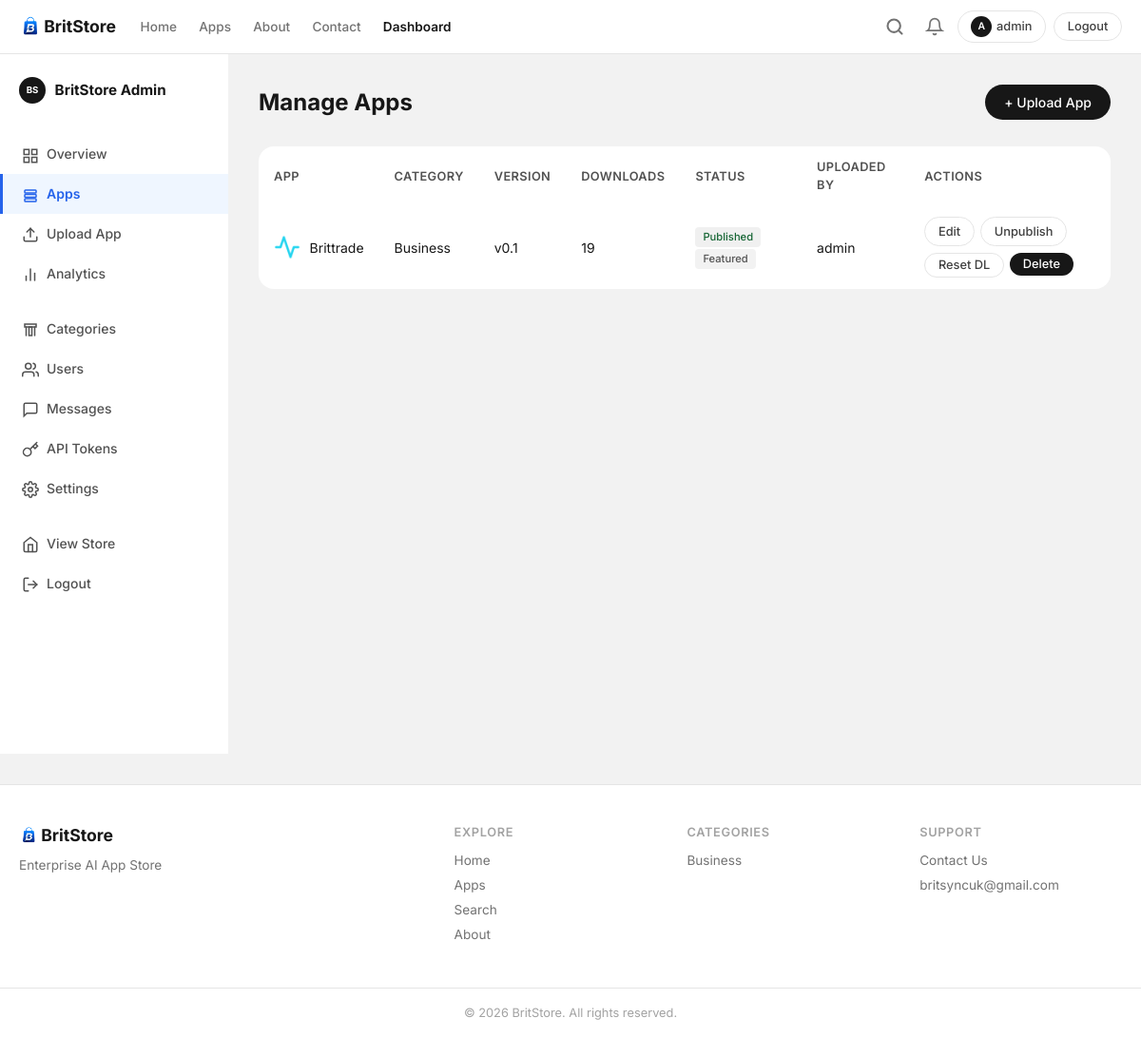
Before: /dashboard/apps/ (signed in) with the older database file.
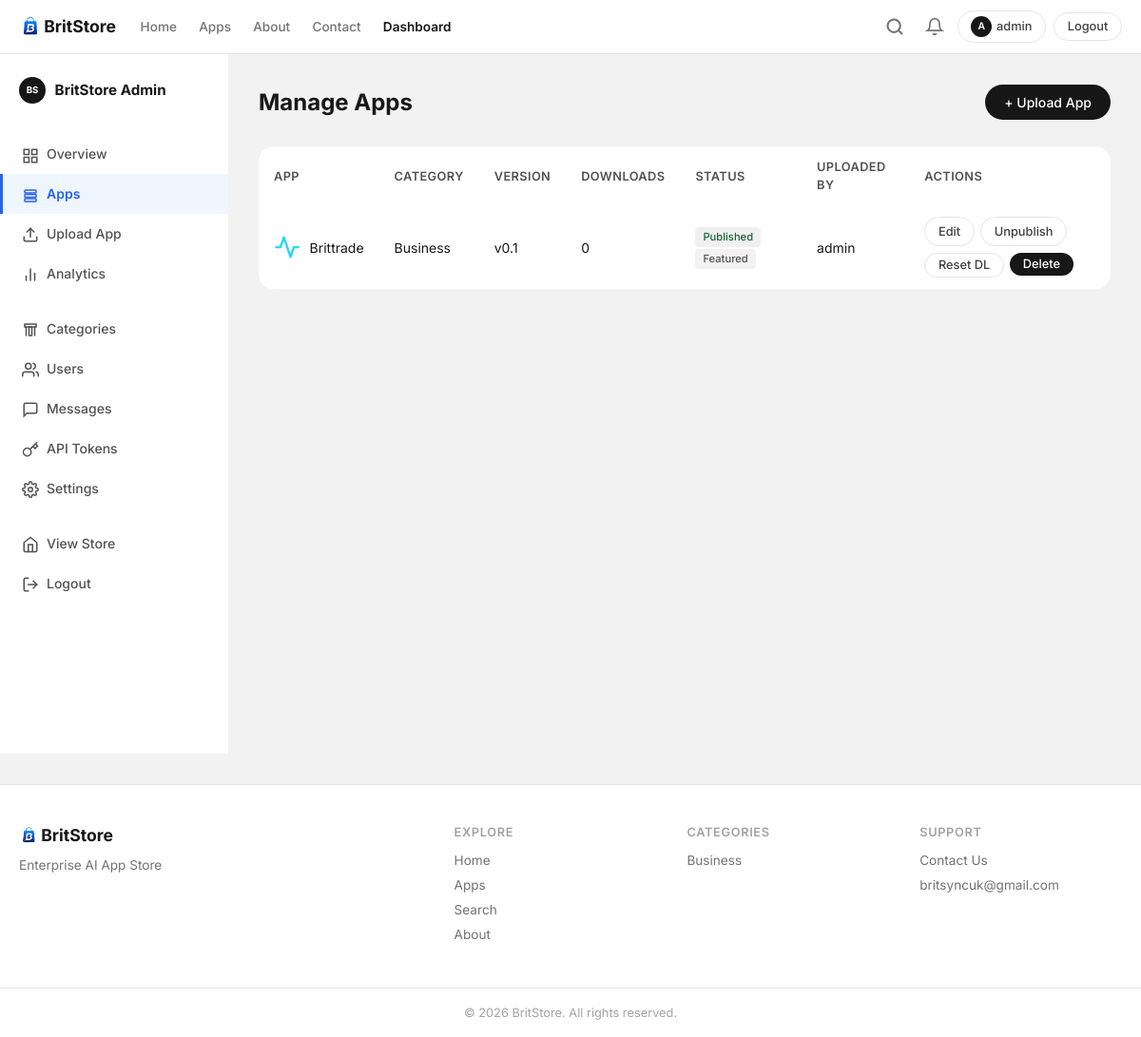
After: the same page with the newer database file.
### store/models.py (models this page shows, shortened)
class App(models.Model):
    AGE_ALL = 'all'
    AGE_12 = '12+'
    AGE_16 = '16+'
    AGE_18 = '18+'
    AGE_CHOICES = [
        (AGE_ALL, 'All Ages'),
        (AGE_12, '12+'),
        (AGE_16, '16+'),
        (AGE_18, '18+'),
    ]
    PRICE_FREE = 'free'
    PRICE_PAID = 'paid'
    PRICE_CHOICES = [
        (PRICE_FREE, 'Free'),
        (PRICE_PAID, 'Paid'),
    ]
    CURRENCY_CHOICES = [
        ('USD', 'USD — US Dollar'),
        ('PKR', 'PKR — Pakistani Rupee'),
        ('EUR', 'EUR — Euro'),
        ('GBP', 'GBP — British Pound'),
        ('INR', 'INR — Indian Rupee'),
        ('AED', 'AED — UAE Dirham'),
        ('SAR', 'SAR — Saudi Riyal'),
    ]
    name = models.CharField(max_length=200)
    slug = models.SlugField(max_length=220, unique=True, blank=True)
    short_description = models.CharField(max_length=300, blank=True, default='')
    full_description = models.TextField(blank=True, default='')
    category = models.ForeignKey(Category, on_delete=models.PROTECT, related_name='apps', null=True, blank=True)
    version = models.CharField(max_length=50)
    package_name = models.CharField(max_length=200, unique=True, db_index=True)
    apk_file = models.FileField(upload_to=app_apk_path, blank=True, default='')
    icon = models.ImageField(upload_to=app_icon_path, blank=True, default='')
    file_size = models.PositiveBigIntegerField(default=0, help_text='Size in bytes')
    android_version = models.CharField(max_length=50, default='Android 8+')
    release_notes = models.TextField(blank=True)
    download_count = models.PositiveIntegerField(default=0)
    featured = models.BooleanField(default=False)
    published = models.BooleanField(default=False)
    uploaded_by = models.ForeignKey(
        User, on_delete=models.SET_NULL, null=True, blank=True, related_name='uploaded_apps',
    )
    age_rating = models.CharField(max_length=4, choices=AGE_CHOICES, default=AGE_ALL)
    price_type = models.CharField(max_length=4, choices=PRICE_CHOICES, default=PRICE_FREE)
    price = models.DecimalField(max_digits=8, decimal_places=2, null=True, blank=True, help_text='Price (only for paid apps)')
    currency = models.CharField(max_length=10, choices=CURRENCY_CHOICES, default='USD', help_text='Currency for paid apps')
    created_at = models.DateTimeField(auto_now_add=True)
    updated_at = models.DateTimeField(auto_now=True)
    class Meta:
        ordering = ['-created_at']

class Category(models.Model):
    name = models.CharField(max_length=100, unique=True)
    slug = models.SlugField(max_length=120, unique=True, blank=True)
    description = models.TextField(blank=True)
    icon = models.ImageField(upload_to='category_icons/', blank=True)
    icon_emoji = models.CharField(max_length=10, blank=True, help_text='Fallback emoji if no icon image')
    created_at = models.DateTimeField(auto_now_add=True)
    class Meta:
        verbose_name_plural = 'Categories'
        ordering = ['name']

class User(AbstractUser):
    ROLE_SUPER_ADMIN = 'super_admin'
    ROLE_APP_MANAGER = 'app_manager'
    ROLE_NORMAL_USER = 'normal_user'
    ROLE_CHOICES = [
        (ROLE_SUPER_ADMIN, 'Super Admin'),
        (ROLE_APP_MANAGER, 'App Manager'),
        (ROLE_NORMAL_USER, 'Normal User'),
    ]
    role = models.CharField(max_length=20, choices=ROLE_CHOICES, default=ROLE_NORMAL_USER)
    is_fingerprint_user = models.BooleanField(default=False)
    has_upgraded = models.BooleanField(default=False)
    class Meta:
        ordering = ['username']
    @property
    def is_super_admin(self):
        return self.role == self.ROLE_SUPER_ADMIN or self.is_superuser
    @property
    def can_access_dashboard(self):
        return self.is_super_admin or self.is_app_manager or self.is_staff
    @property
    def avatar_letter(self):
        return self.username[0].upper() if self.username else '?'

### store/views.py (the view)
# urls.py: path('dashboard/apps/', views.dashboard_apps, name='dashboard_apps'),
@dashboard_required
def dashboard_apps(request):
    apps = App.objects.select_related('category', 'uploaded_by')
    return render(request, 'dashboard/apps_list.html', {'apps': apps})

### store/context_processors.py (called while the page is built)
def site_context(request):
    settings_obj = WebsiteSettings.get_solo()
    from store.models import Category, Notification
    nav_categories = Category.objects.annotate(
        published_count=Count('apps', filter=Q(apps__published=True)),
    ).filter(published_count__gt=0)[:8]
    notifications = []
    unread_notifications = 0
    if request.user.is_authenticated and request.user.is_super_admin:
        notifications = Notification.objects.all()[:10]
        unread_notifications = Notification.objects.filter(is_read=False).count()
    return {
        'site_settings': settings_obj,
        'nav_categories': nav_categories,
        'notifications': notifications,
        'unread_notifications': unread_notifications,
    }

### store/models.py (called while the page is built)
    @classmethod
    def get_solo(cls):
        obj, _ = cls.objects.get_or_create(pk=1)
        return obj

### templates/dashboard/apps_list.html (shortened to what this page needs)
{% extends 'base.html' %}
{% load static %}
{% block extra_css %}<link rel="stylesheet" href="{% static 'css/dashboard.css' %}">{% endblock %}
{% block content %}
<div class="dashboard-layout">
    {% include 'dashboard/sidebar.html' %}
    <div class="dashboard-main">
        <div class="dashboard-header flex-between">
            <div>
                <h1>Manage Apps</h1>
            </div>
            <a href="{% url 'dashboard_upload' %}" class="btn btn-primary">+ Upload App</a>
        </div>
        <div class="table-responsive">
            <table class="dash-table">
                <thead>
                    <tr>
                        <th>App</th>
                        <th>Category</th>
                        <th>Version</th>
                        <th>Downloads</th>
                        <th>Status</th>
                        <th>Uploaded By</th>
                        <th>Actions</th>
                    </tr>
                </thead>
                <tbody>
                    {% for app in apps %}
                    <tr>
                        <td>
                            <div class="table-app">
                                {% if app.icon %}<img src="{{ app.icon.url }}" alt="">{% endif %}
                                {{ app.name }}
                            </div>
                        </td>
                        <td>{{ app.category.name }}</td>
                        <td>v{{ app.version }}</td>
                        <td>{{ app.download_count }}</td>
                        <td>
                            {% if app.published %}<span class="badge badge-success">Published</span>
                            {% else %}<span class="badge badge-muted">Draft</span>{% endif %}
                            {% if app.featured %}<span class="badge badge-featured">Featured</span>{% endif %}
                        </td>
                        <td>{{ app.uploaded_by.username|default:"—" }}</td>
                        <td class="actions-cell">
                            <a href="{% url 'dashboard_edit_app' app.slug %}" class="btn btn-outline btn-sm">Edit</a>
                            {% if user.is_super_admin %}
                            <a href="{% url 'dashboard_toggle_publish' app.slug %}" class="btn btn-outline btn-sm">
                                {% if app.published %}Unpublish{% else %}Publish{% endif %}
                            </a>
                            <form method="post" action="{% url 'dashboard_reset_downloads' app.slug %}" style="display:inline" onsubmit="return confirm('Reset download count for &quot;{{ app.name }}&quot;? This deletes all download records.')">
                                <button type="submit" class="btn btn-outline btn-sm">Reset DL</button>
                            </form>
                            <form method="post" action="{% url 'dashboard_delete_app' app.slug %}" style="display:inline" onsubmit="return confirm('Delete &quot;{{ app.name }}&quot;? This cannot be undone.')">
                                <button type="submit" class="btn btn-danger btn-sm">Delete</button>
                            </form>
                            {% endif %}
                        </td>
                    </tr>
                    {% empty %}
                    <tr><td colspan="7" class="text-muted">No apps yet. <a href="{% url 'dashboard_upload' %}">Upload one</a></td></tr>
                    {% endfor %}
                </tbody>
            </table>
        </div>
    </div>
</div>
{% endblock %}

Changed rows visible on the page:
changed App "Brittrade": download_count "19" → "0"
